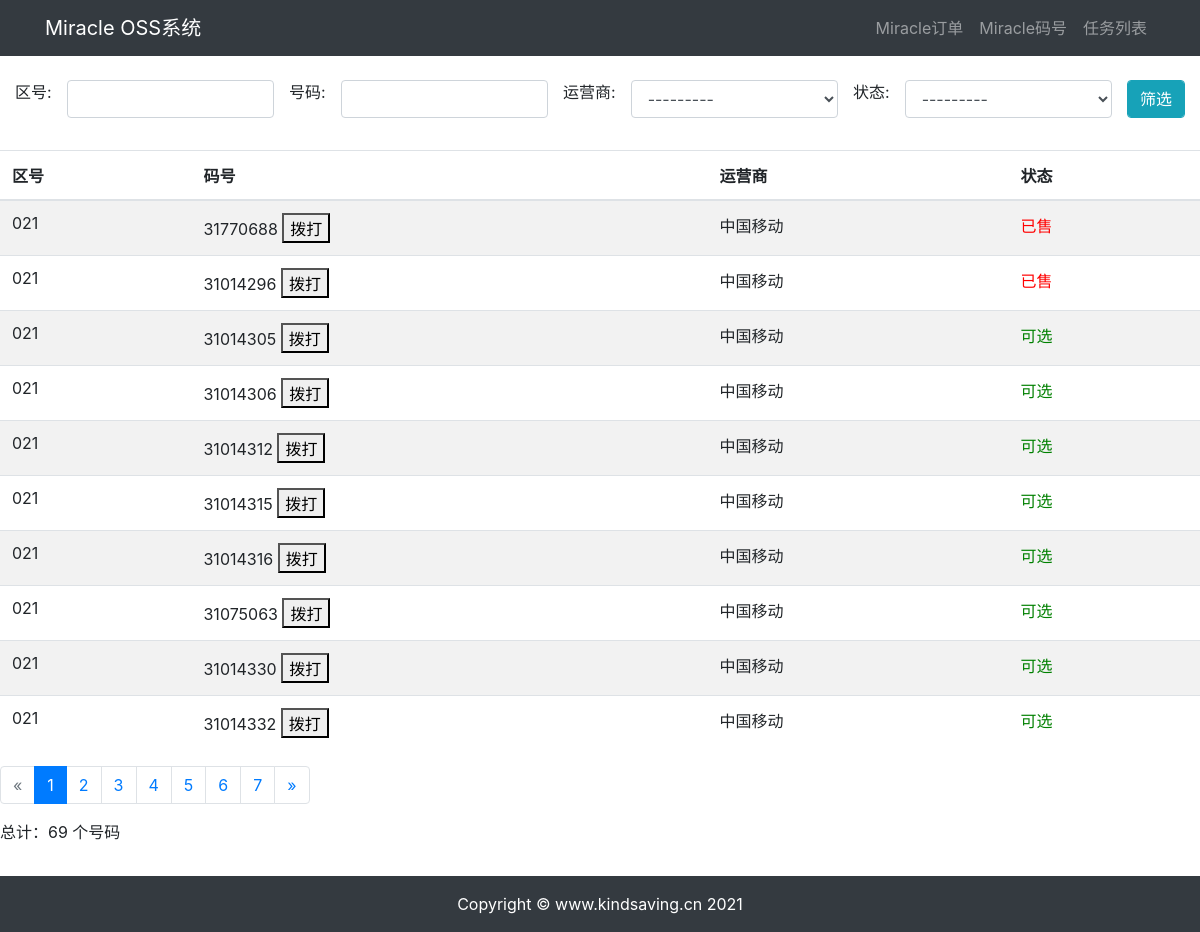
/Miracle/MiracleNumber/, run on an earlier commit of the app's database.
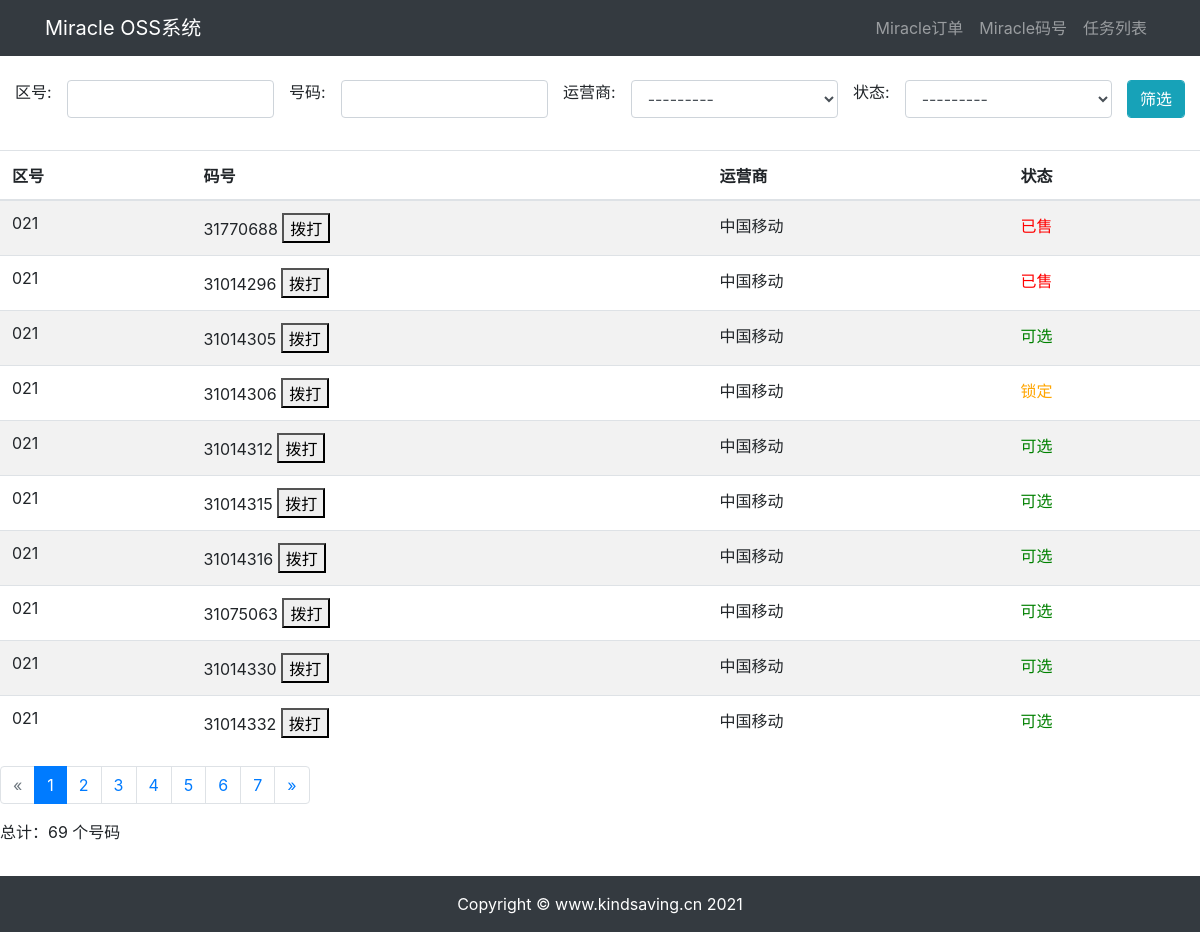
And on a later commit of the database.
### Miracle/models.py (models this page shows)
class MiracleNumber(models.Model):
    OPERATORS = (
        ('中国电信', '中国电信'),
        ('中国联通', '中国联通'),
        ('中国移动', '中国移动'),
        ('中国铁通', '中国铁通'),
    )
    STATUSS = (
        ('可选', '可选'),
        ('锁定', '锁定'),
        ('已售', '已售'),
    )
    Zip = models.CharField(max_length=4, default='021', verbose_name='区号')
    Number = models.IntegerField(verbose_name='固话号码')
    Operator = models.CharField(max_length=12, verbose_name='运营商', choices=OPERATORS)
    Status = models.CharField(max_length=8, verbose_name='状态', default='可选', choices=STATUSS)
    Organize =models.CharField(max_length=30,default=' ',verbose_name='客户名称')
    def colored_Status(self):
        if self.Status == '可选':
            color_code = 'green'
        elif self.Status == '锁定':
            color_code = 'orange'
        else:
            color_code = 'red'
        return format_html(
            '<span style="color: {};">{}</span>',
            color_code,
            self.Status,
        )
    colored_Status.short_description = u"状态"
    class Meta:
        unique_together = (("Zip", "Number"),)
        verbose_name_plural = 'Miracle码号'

### Miracle/views.py (the view)
# urls.py: path('Miracle/MiracleNumber/',MiracleViews.MiracleNumber_search,name='MiracleNumber_search'),
def MiracleNumber_search(request):
    f = MiracleNumberFilter(request.GET,queryset=MiracleNumber.objects.all().order_by('id'))
    paginator = Paginator(f.qs, 10)
    page = request.GET.get('page')
    page_obj = paginator.get_page(page)
    context = {'page_obj': page_obj, 'paginator': paginator,
               'is_paginated': True, 'filter': f, }
    return render(request,'MiracleNumber_filter.html',context)

### Miracle/templates/MiracleNumber_filter.html (shortened to what this page needs)
{% extends "base.html" %}
{% block content %}
{% load widget_tweaks %}
<br>
<div class="well justify-content-center">
    <form action="" role="search" method="get">
        <div class="input-group col-md-12 align-self-center">
    {% with form=filter.form %}
            {% for field in form.visible_fields %}
            <div ,class="form-group col align-self-center">
                {{ field.label_tag }}
            </div>
            <div class="form-group col align-self-center">
                  {% render_field field class="form-control" %}
            </div>
    {% endfor %}
           <span class="input-group-btn">
                <button class="btn btn-info form-control" type="submit" value="submit">筛选</button>
            </span>
        </div>
    {% endwith %}
    </form>
</div>
{% if is_paginated %}
<table class="table table-striped">
    <thead>
        <tr>
            <th>区号</th>
            <th>码号</th>
            <th>运营商</th>
            <th>状态</th>
        </tr>
    </thead>
    <tbody>
{% for Number in page_obj %}
        <tr>
            <td>
{{ Number.Zip }}
            </td>
            <td>
                {{ Number.Number}} <button onclick="makecall($(parentNode.firstChild).text())">拨打</button>
            </td>
            <td>
{{ Number.Operator }}
            </td>
            {% if Number.Status == "已售" %}
            <td style="color: red">
            {%elif Number.Status == "锁定" %}
            <td style="color: orange">
            {%elif Number.Status == "可选" %}
            <td style="color: green">
            {% else %}
            <td>
            {%endif%}
{{ Number.Status }}
            </td>
{% endfor %}
        </tr>
    </tbody>
</table>
{% else %}
<p>There are no Numbers yet.</p>
{% endif %}
{% if is_paginated %}
     <ul class="pagination">
{% if page_obj.has_previous %}
         <li class="page-item"><a class="page-link" href="?page={{page_obj.previous_page_number}}">&laquo;</a></li>
{% else %}
         <li class="page-item disabled"><span class="page-link">&laquo;</span></li>
{% endif %}
         {% for i in paginator.page_range %}
         {% if page_obj.number == i %}
         <li class="page-item active"><span class="page-link"> {{ i }} <span class="sr-only">(current)</span></span></li>
{% else %}
               <li class="page-item"><a class="page-link" href="?page={{ i }}">{{ i }}</a></li>
{% endif %}
         {% endfor %}
         {% if page_obj.has_next %}
         <li class="page-item"><a class="page-link" href="?page={{ page_obj.next_page_number }}">&raquo;</a></li>
{% else %}
         <li class="page-item disabled"><span class="page-link">&raquo;</span></li>
{% endif %}
     </ul>
{% endif %}
<p>总计：{{filter.qs.count}} 个号码</p>
{% endblock content %}

What changed in the data, as far as the page shows it:
changed MiracleNumber (number 4 of 10 on the later page): Status "可选" → "锁定"
